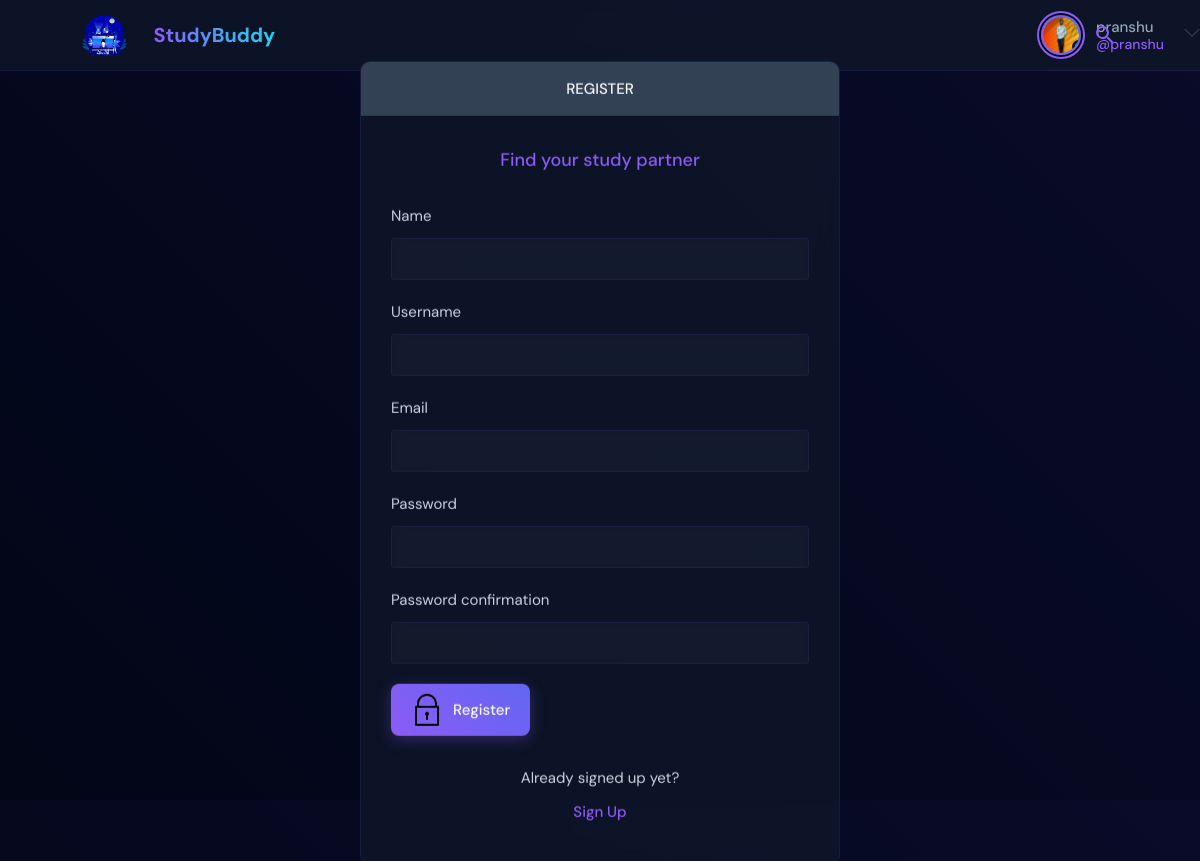
Page /register/ (signed in) on the committed database.
### base/models.py (models this page shows)
class User(AbstractUser):
    name = models.CharField(max_length=200, null=True)
    email = models.EmailField(unique=True, null=True)
    bio = models.TextField(null=True)
    avatar = models.ImageField(null=True, default="avatar.svg")
    USERNAME_FIELD = 'email'
    REQUIRED_FIELDS = []

### base/views.py (the view, shortened to what this page needs)
# urls.py: path('register/', views.registerPage, name="register"),
def registerPage(request):
    form = MyUserCreationForm()
    return render(request, 'base/login_register.html', {'form': form})

### base/forms.py
class MyUserCreationForm(UserCreationForm):
    class Meta:
        model = User
        fields = ['name','username', 'email', 'password1', 'password2']

### base/templates/base/login_register.html (shortened to what this page needs)
{% extends 'main.html' %}
{% block content %}
<main class="auth layout">
  {% if page == 'login' %}
  <div class="container">
    <div class="layout__box">
      <div class="layout__boxHeader">
        <div class="layout__boxTitle">
          <h3>Login</h3>
        </div>
      </div>
      <div class="layout__body">
        <h2 class="auth__tagline">Find your study partner</h2>
        <form class="form" action="" method="POST">
          {% csrf_token %}
          <div class="form__group form__group">
            <label for="room_name">Email</label>
            <input id="username" name="email" type="email" placeholder="pranshu@email.com" />
          </div>
          <div class=" form__group">
            <label for="password">Password</label>
            <input id="password" name="password" type="password"
              placeholder="&bull;&bull;&bull;&bull;&bull;&bull;&bull;&bull;" />
          </div>
          <button class="btn btn--main" type="submit">
            <svg version="1.1" xmlns="http://www.w3.org/2000/svg" width="32" height="32" viewBox="0 0 32 32">
              <title>lock</title>
              <path
                d="M27 12h-1v-2c0-5.514-4.486-10-10-10s-10 4.486-10 10v2h-1c-0.553 0-1 0.447-1 1v18c0 0.553 0.447 1 1 1h22c0.553 0 1-0.447 1-1v-18c0-0.553-0.447-1-1-1zM8 10c0-4.411 3.589-8 8-8s8 3.589 8 8v2h-16v-2zM26 30h-20v-16h20v16z">
              </path>
              <path
                d="M15 21.694v4.306h2v-4.306c0.587-0.348 1-0.961 1-1.694 0-1.105-0.895-2-2-2s-2 0.895-2 2c0 0.732 0.413 1.345 1 1.694z">
              </path>
            </svg>
            Login
          </button>
        </form>
        <div class="auth__action">
          <p>Haven't signed up yet?</p>
          <a href="{% url 'register' %}" class="btn btn--link">Sign Up</a>
        </div>
      </div>
    </div>
  </div>
  {% else %}
  <div class="container">
    <div class="layout__box">
      <div class="layout__boxHeader">
        <div class="layout__boxTitle">
          <h3>Register</h3>
        </div>
      </div>
      <div class="layout__body">
        <h2 class="auth__tagline">Find your study partner</h2>
        <form class="form" action="" method="POST">
          {% for field in form %}
          <div class="form__group form__group">
            <label for="room_name">{{field.label}}</label>
            {{field}}
          </div>
          {% endfor %}
          <button class="btn btn--main" type="submit">
            Register
          </button>
        </form>
        <div class="auth__action">
          <p>Already signed up yet?</p>
          <a href="{% url 'login' %}" class="btn btn--link">Sign Up</a>
        </div>
      </div>
    </div>
  </div>
  {% endif %}
</main>
{% endblock content %}

### templates/navbar.html (shortened to what this page needs)
{% load static %}
<header class="header header--loggedIn">
    <div class="container">
        <a href="{% url 'home' %}" class="header__logo">
            <img src="{% static 'images/logo.svg' %}" />
            <h1>StudyBuddy</h1>
        </a>
        <form class="animated-search" method="GET" action="{% url 'home' %}">
            <div class="search-container">
            </div>
        </form>
        <nav class="header__menu">
            {% if request.user.is_authenticated %}
            <div class="header__user">
                <a href="{% url 'update-user' %}">
                    <div class="avatar avatar--medium active">
                        <img src="{{request.user.avatar.url}}" />
                    </div>
                    <p>{{request.user.username}} <span>@{{request.user.username}}</span></p>
                </a>
                <button class="dropdown-button">
                    <svg version="1.1" xmlns="http://www.w3.org/2000/svg" width="32" height="32" viewBox="0 0 32 32">
                        <title>chevron-down</title>
                        <path d="M16 21l-13-13h-3l16 16 16-16h-3l-13 13z"></path>
                    </svg>
                </button>
            </div>
            {% else %}
            <a href="{% url 'login' %}">
                <img src="{% static 'images/avatar.svg' %}" />
                <p>Login</p>
            </a>
            {% endif %}
        </nav>
    </div>
</header>

### rows in the picture
User: user.avatar (picture), user.username "pranshu"

### other values in the picture
{{ field.label }} "Name" "Username" "Email" "Password" "Password confirmation"
